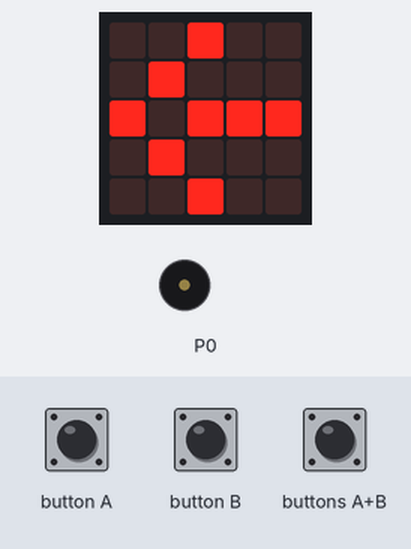
Simulated run of this program. Board: BBC micro:bit (MakeCode). Parts: the board's 5×5 LED display, buzzer (waves = sounding). Inputs (shaded band) come from the test bench. Random numbers come from a fixed seed.

Above: at 1.6 s.
1.7 s: button B pressed for 0.15 s
At 2.05 s:
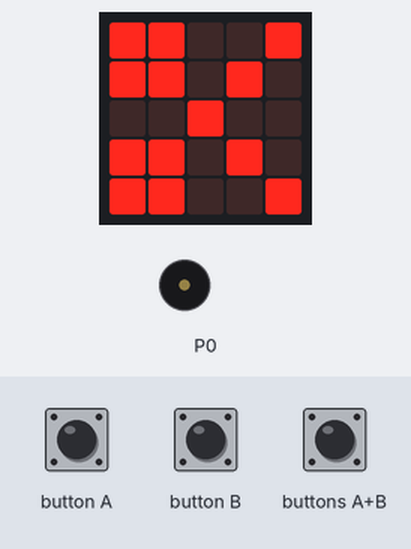
2.4 s: button A pressed for 0.15 s
At 2.85 s:
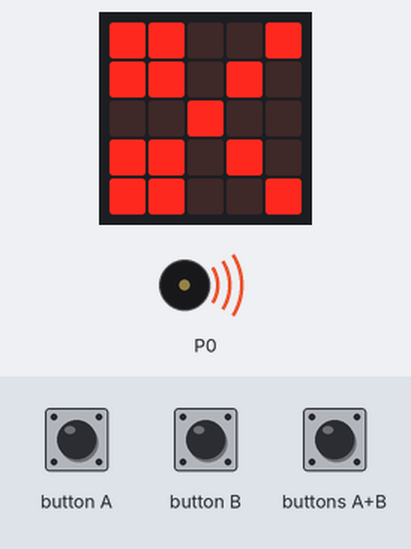
3.1 s: button A pressed 5 times (0.12 s each, 0.3 s apart)
At 5.25 s:
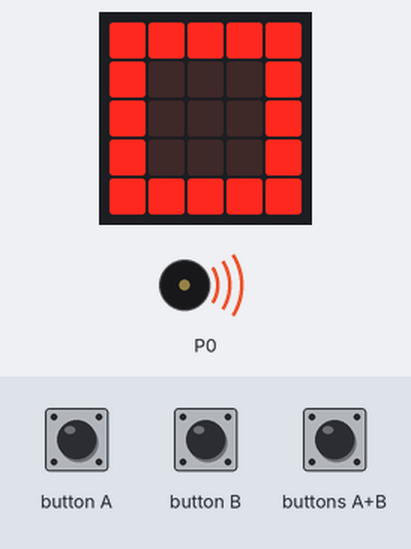
Timing chart, 0 to 8.2 s (numbered marks = the images above; inputs shaded):
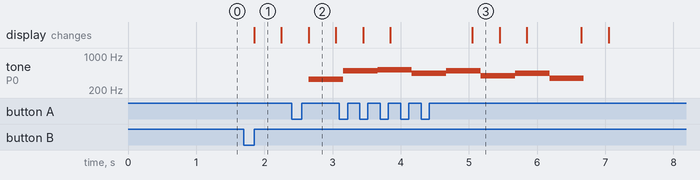

The program:

main.ts
```typescript
input.onButtonPressed(Button.A, function () {
    for (let index = 0; index < 2; index++) {
        t = randint(1, 3)
        if (t == 1) {
            basic.showLeds(`
                # # . . #
                # # . # .
                . . # . .
                # # . # .
                # # . . #
                `)
        } else {
            if (t == 2) {
                basic.showLeds(`
                    # # # # #
                    # # # # #
                    # # # # #
                    # # # # #
                    # # # # #
                    `)
            } else {
                if (t == 3) {
                    basic.showLeds(`
                        # # # # #
                        # . . . #
                        # . . . #
                        # . . . #
                        # # # # #
                        `)
                } else {

                }
            }
        }
    }
})
input.onButtonPressed(Button.AB, function () {
    if (true) {

    }
})
input.onButtonPressed(Button.B, function () {
    for (let index = 0; index < 2; index++) {
        t2 = randint(1, 3)
        if (t2 == 1) {
            basic.showLeds(`
                # # . . #
                # # . # .
                . . # . .
                # # . # .
                # # . . #
                `)
        } else {
            if (t2 == 2) {
                basic.showLeds(`
                    # # # # #
                    # # # # #
                    # # # # #
                    # # # # #
                    # # # # #
                    `)
            } else {
                if (t2 == 3) {
                    basic.showLeds(`
                        # # # # #
                        # . . . #
                        # . . . #
                        # . . . #
                        # # # # #
                        `)
                } else {

                }
            }
        }
    }
    music.setVolume(30)
    music.playMelody("E B C5 A B G A F ", 120)
    basic.pause(10000)
})
let t2 = 0
let t = 0
basic.showLeds(`
    . . # . .
    . # . . .
    # . # # #
    . # . . .
    . . # . .
    `)
```

test.ts
```typescript
// les tests vont ici ; cela ne sera pas compilé si ce paquet est utilisé en tant qu'extension.
```

Measured:
- after the input at 1.7 s, the display: changes after 0.15 s (image 1)
- after the input at 2.4 s, the display: changes after 0.25 s (image 2)
- after the input at 3.1 s, the display: first changes after 0.35 s (image 3 shows a later state)
- by itself, tone on P0: plays 494 Hz for 0.51 s, 523 Hz for 0.51 s, 440 Hz for 0.51 s, 494 Hz for 0.51 s, 392 Hz for 0.51 s, 440 Hz for 0.51 s … (7 notes in this stretch)
- what the display in image 1 shows lasts 0.4 s, from 1.9 s to 2.3 s
